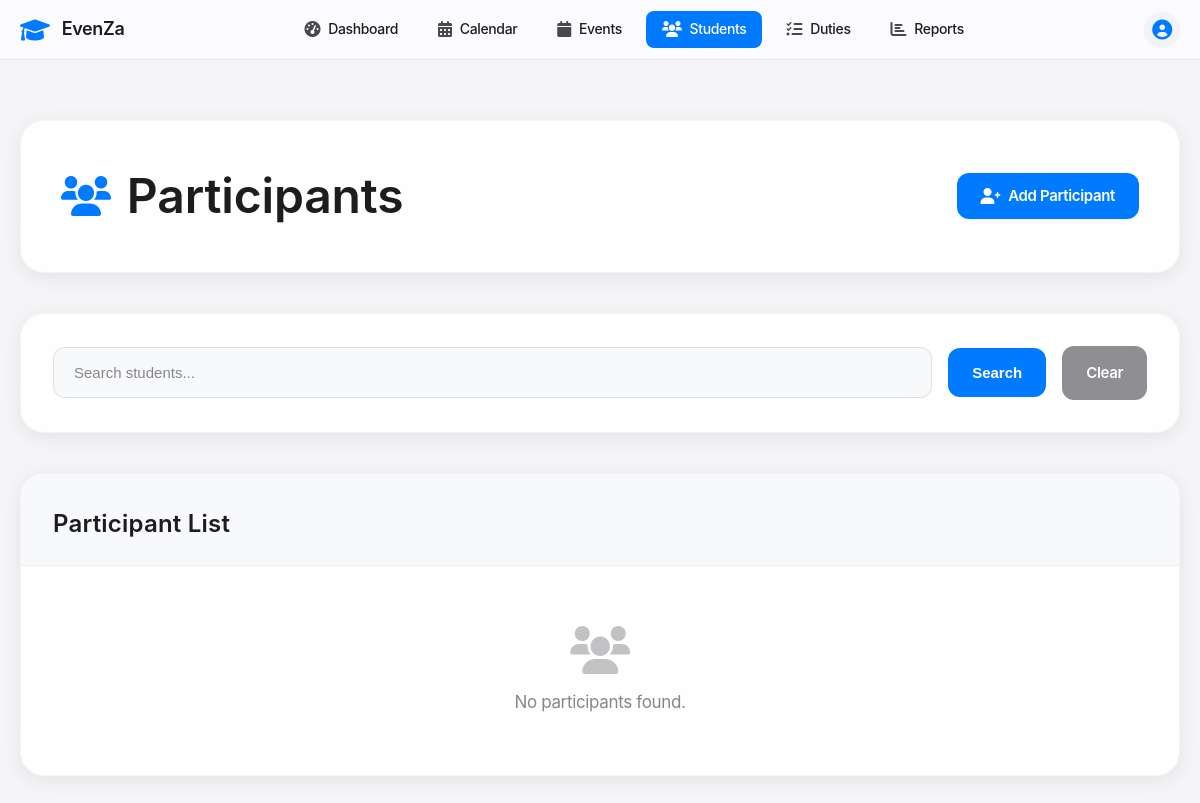
The app's page /participants (signed in), older data.
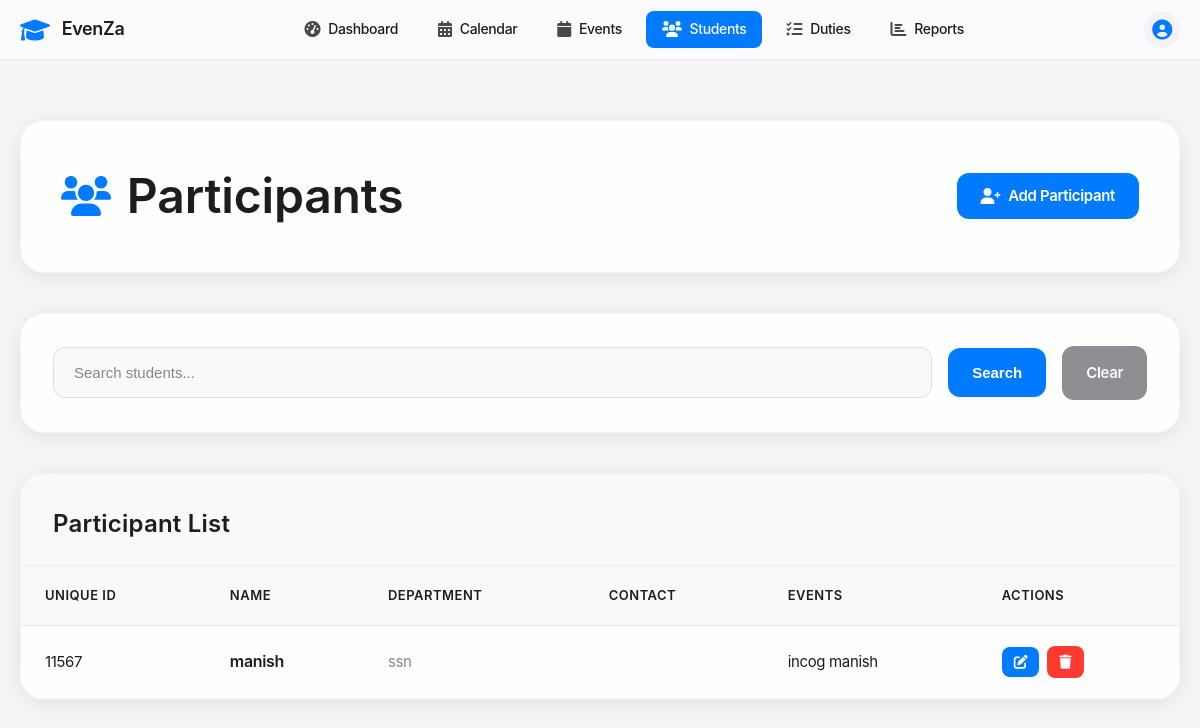
The same page, newer data.
### tables this page shows
CREATE TABLE participants (
            id INTEGER PRIMARY KEY AUTOINCREMENT,
            unique_id TEXT UNIQUE NOT NULL,
            name TEXT NOT NULL,
            type TEXT NOT NULL CHECK (type IN ('student')),
            class_dept TEXT NOT NULL,
            school TEXT NOT NULL,
            grade TEXT,
            contact TEXT,
            emergency_contact TEXT,
            created_at TIMESTAMP DEFAULT CURRENT_TIMESTAMP
        );

CREATE TABLE events (
            id INTEGER PRIMARY KEY AUTOINCREMENT,
            name TEXT NOT NULL,
            type TEXT NOT NULL,
            event_date DATE NOT NULL,
            start_time TIME NOT NULL,
            end_time TIME NOT NULL,
            venue TEXT NOT NULL,
            description TEXT,
            host_school TEXT NOT NULL,
            participating_schools TEXT,
            status TEXT DEFAULT 'upcoming',
            created_at TIMESTAMP DEFAULT CURRENT_TIMESTAMP
        );

### app.py (the view)
@app.route('/participants')
@login_required
def participants():
    conn = get_db_connection()
    search = request.args.get('search', '')
    query = 'SELECT * FROM participants WHERE type = "student"'
    params = []
    if search:
        query += ' AND (name LIKE ? OR class_dept LIKE ?)'
        params.extend([f'%{search}%', f'%{search}%'])
    participants_rows = conn.execute(query, params).fetchall()
    participants = []
    for row in participants_rows:
        p = dict(row)
        events_rows = conn.execute('''
            SELECT e.name
            FROM events e
            JOIN participant_events pe ON e.id = pe.event_id
            WHERE pe.participant_id = ?
        ''', (p['id'],)).fetchall()
        p['assigned_events_list'] = [e['name'] for e in events_rows]
        p['events_count'] = len(p['assigned_events_list'])
        participants.append(p)
    conn.close()
    return render_template('participants.html', participants=participants, search=search)

### app.py (called while the page is built)
def get_db_connection():
    conn = sqlite3.connect('events.db')
    conn.row_factory = sqlite3.Row
    return conn

def login_required(f):
    @wraps(f)
    def decorated_function(*args, **kwargs):
        if 'user_id' not in session:
            flash('Please login to access this page', 'error')
            return redirect(url_for('login'))
        return f(*args, **kwargs)
    return decorated_function

### templates/participants.html (shortened to what the changed rows need)
<!DOCTYPE html>
<html lang="en">
<head>
    <link href="https://cdnjs.cloudflare.com/ajax/libs/font-awesome/6.0.0/css/all.min.css" rel="stylesheet">
</head>
<body>
    <div class="main-content">
        <div class="container">
            <div class="page-header fade-in">
                <h1 class="page-title">
                    <i class="fas fa-users"></i>
                    Participants
                </h1>
            </div>
            <div class="participants-card fade-in">
                <div class="card-header">
                    <h2 class="card-title">Participant List</h2>
                </div>
                <div class="card-body">
                    {% if participants %}
                        <div class="table-container">
                            <table class="participants-table">
                                <thead>
                                    <tr>
                                        <th>Unique ID</th>
                                        <th>Name</th>
                                        <th>Department</th>
                                        <th>Contact</th>
                                        <th>Events</th>
                                        {% if session.role in ['admin', 'super_admin'] %}
                                        <th>Actions</th>
                                        {% endif %}
                                    </tr>
                                </thead>
                                <tbody>
                                    {% for participant in participants %}
                                        <tr>
                                            <td>
                                                <div class="participant-unique-id">{{ participant.unique_id }}</div>
                                            </td>
                                            <td>
                                                <div class="participant-name">{{ participant.name }}</div>
                                            </td>
                                            <td>
                                                <div class="participant-department">{{ participant.class_dept }}</div>
                                            </td>
                                            <td>
                                            </td>
                                            <td>
                                                <div class="events-list">
                                                    {% if participant.assigned_events_list %}
                                                        {% for event_name in participant.assigned_events_list %}
                                                            <span class="badge badge-info">{{ event_name }}</span>
                                                        {% endfor %}
                                                    {% else %}
                                                        <small class="text-muted">No events assigned</small>
                                                    {% endif %}
                                                </div>
                                            </td>
                                            {% if session.role in ['admin', 'super_admin'] %}
                                            <td>
                                                <div class="action-group">
                                                    <a href="{{ url_for('edit_participant', id=participant.id) }}"
                                                       class="edit-btn"
                                                       title="Edit Participant">
                                                        <i class="fas fa-edit"></i>
                                                    </a>
                                                    <form method="POST"
                                                          action="{{ url_for('delete_participant', id=participant.id) }}"
                                                          class="delete-form">
                                                        <button type="submit"
                                                                class="delete-btn"
                                                                title="Delete Participant"
                                                                onclick="return confirm('Are you sure you want to delete this participant?')">
                                                            <i class="fas fa-trash"></i>
                                                        </button>
                                                    </form>
                                                </div>
                                            </td>
                                            {% endif %}
                                        </tr>
                                    {% endfor %}
                                </tbody>
                            </table>
                        </div>
                    {% else %}
                        <div class="empty-state">
                            <i class="fas fa-users"></i>
                            <p>No participants found.</p>
                        </div>
                    {% endif %}
                </div>
            </div>
        </div>
    </div>
</body>
</html>

Row changes from the older to the newer data that the page shows:
added participants: unique_id "11567", name "manish", class_dept "ssn"
now on this page (row unchanged): events: name "incog"
added events: name "manish"
Text that changed along with them:
text no longer shown: "No participants found."
text now shown: "UNIQUE ID NAME DEPARTMENT CONTACT EVENTS ACTIONS"
